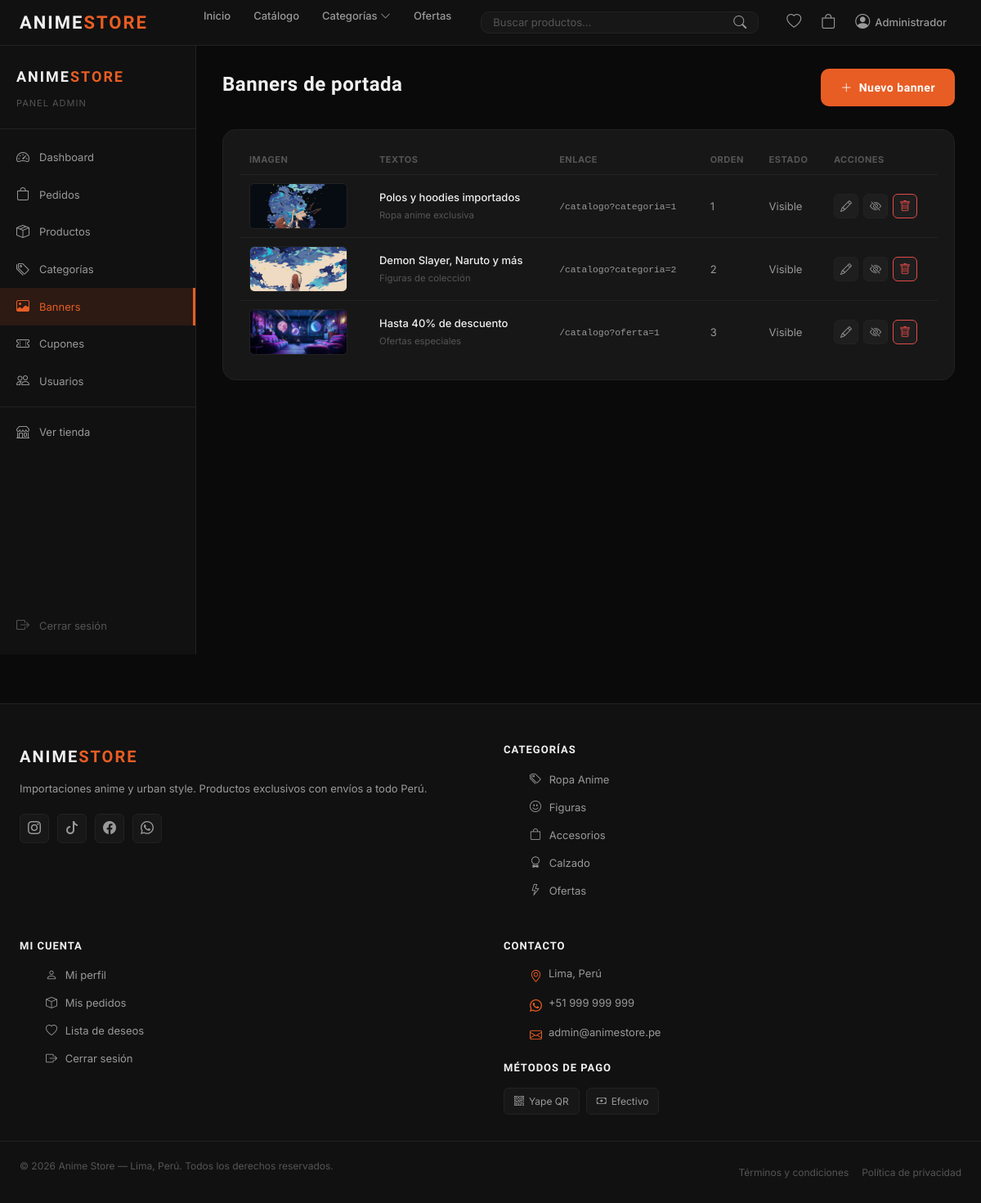
Screenshot of /admin/banners.php (signed in) with the database file from the repository.
### tables this page shows
CREATE TABLE `banners` (
  `id_banner` int unsigned NOT NULL AUTO_INCREMENT,
  `imagen` varchar(255) NOT NULL,
  `titulo` varchar(150) DEFAULT NULL,
  `subtitulo` varchar(255) DEFAULT NULL,
  `enlace` varchar(255) DEFAULT '#',
  `orden` tinyint unsigned NOT NULL DEFAULT '1',
  `activo` tinyint(1) NOT NULL DEFAULT '1',
  PRIMARY KEY (`id_banner`)
);

CREATE TABLE `categorias` (
  `id_categoria` int unsigned NOT NULL AUTO_INCREMENT,
  `nombre` varchar(100) NOT NULL,
  `descripcion` text,
  `imagen` varchar(255) DEFAULT NULL,
  `activa` tinyint(1) NOT NULL DEFAULT '1',
  PRIMARY KEY (`id_categoria`)
);

### includes/funciones.php (called while the page is built, shortened)
<?php
function sanitizar($dato) {
    return htmlspecialchars(strip_tags(trim($dato)));
}

### config/database.php (called while the page is built, shortened)
<?php
function conectar() {
    static $conn = null;
    if ($conn === null) {
        $conn = new mysqli(DB_HOST, DB_USER, DB_PASS, DB_NAME);
        $conn->set_charset(DB_CHARSET);
    }
    return $conn;
}

### config/session.php (called while the page is built, shortened)
<?php
function esta_logueado() {
    return isset($_SESSION['usuario']['id_usuario']);
}

### admin/banners.php (the view, shortened to what this page needs)
<?php
require_once '../includes/header.php';
$conn         = conectar();
$banners_url  = BASE_URL . '/assets/img/banners/';
$banners_path = ROOT_PATH . '/assets/img/banners/';
$editar = null;
$banners    = $conn->query("SELECT * FROM banners ORDER BY activo DESC, orden ASC, id_banner ASC");
$categorias = $conn->query("SELECT id_categoria, nombre FROM categorias WHERE activa = 1 ORDER BY nombre");
?>
<div class="sp-admin-wrap">
    <?php include ROOT_PATH . '/admin/includes/sidebar.php'; ?>
    <div class="sp-admin-content">
        <div class="sp-admin-header">
            <h1 class="sp-admin-titulo"><?= $editar ? 'Editar banner' : (isset($_GET['nuevo']) ? 'Nuevo banner' : 'Banners de portada') ?></h1>
            <?php if (!$editar && !isset($_GET['nuevo'])): ?>
            <a href="?nuevo=1" class="sp-btn-primary"><i class="bi bi-plus-lg"></i> Nuevo banner</a>
            <?php endif; ?>
        </div>
        <?php if ($editar || isset($_GET['nuevo'])): ?>
        <form method="POST" enctype="multipart/form-data">
            <input type="hidden" name="accion" value="guardar">
            <?= csrf_campo() ?>
            <input type="hidden" name="id_banner" value="<?= $editar['id_banner'] ?? 0 ?>">
            <div class="sp-prod-form-layout">
                <div class="sp-admin-card">
                    <h4 class="sp-filtro-titulo">Textos del banner</h4>
                    <div class="sp-form-group">
                        <label>Etiqueta <span style="color:var(--text-muted)">(texto pequeño arriba)</span></label>
                        <input type="text" name="titulo" maxlength="150" value="<?= sanitizar($editar['titulo'] ?? '') ?>" placeholder="Ej: Ropa anime exclusiva">
                    </div>
                    <div class="sp-form-group">
                        <label>Título grande</label>
                        <input type="text" name="subtitulo" maxlength="255" value="<?= sanitizar($editar['subtitulo'] ?? '') ?>" placeholder="Ej: Polos y hoodies importados">
                    </div>
                    <div class="sp-form-group">
                        <label>Enlace del botón "Ver colección"</label>
                        <input type="text" name="enlace" id="inputEnlace" value="<?= sanitizar($editar['enlace'] ?? '/catalogo') ?>" placeholder="/catalogo">
                        <div style="display:flex;gap:6px;flex-wrap:wrap;margin-top:8px">
                            <button type="button" class="sp-admin-btn-sm" onclick="ponerEnlace('/catalogo')">Catálogo</button>
                            <button type="button" class="sp-admin-btn-sm" onclick="ponerEnlace('/catalogo?oferta=1')">Ofertas</button>
                            <button type="button" class="sp-admin-btn-sm" onclick="ponerEnlace('/catalogo?destacado=1')">Destacados</button>
                            <?php while ($c = $categorias->fetch_assoc()): ?>
                            <button type="button" class="sp-admin-btn-sm" onclick="ponerEnlace('/catalogo?categoria=<?= $c['id_categoria'] ?>')"><?= sanitizar($c['nombre']) ?></button>
                            <?php endwhile; ?>
                        </div>
                    </div>
                    <div class="sp-form-row">
                        <div class="sp-form-group">
                            <label>Orden</label>
                            <input type="number" name="orden" min="1" max="255" value="<?= $editar['orden'] ?? 1 ?>">
                        </div>
                        <div class="sp-form-group" style="display:flex;align-items:flex-end">
                            <label style="display:flex;align-items:center;gap:8px;cursor:pointer;font-size:13px;color:var(--text-secondary);padding-bottom:12px">
                                <input type="checkbox" name="activo" value="1" <?= ($editar['activo'] ?? 1) ? 'checked' : '' ?> style="accent-color:var(--accent);width:16px;height:16px">
                                Visible en la portada
                            </label>
                        </div>
                    </div>
                </div>
                <div>
                    <div class="sp-admin-card">
                        <h4 class="sp-filtro-titulo">Imagen <?= $editar ? '' : '*' ?></h4>
                        <?php if (!empty($editar['imagen'])): ?>
                        <img src="<?= $banners_url . rawurlencode($editar['imagen']) ?>" alt=""
                             style="width:100%;aspect-ratio:16/9;object-fit:cover;border-radius:var(--radius-md);border:1px solid var(--border);margin-bottom:12px">
                        <?php endif; ?>
                        <input type="file" name="imagen" accept="image/jpeg,image/png,image/webp" <?= $editar ? '' : 'required' ?>
                               style="width:100%;font-size:13px;color:var(--text-secondary)">
                        <p style="font-size:11px;color:var(--text-muted);margin-top:8px">JPG, PNG o WEBP · Máx 2MB<br>Horizontal, recomendado 1920×800</p>
                    </div>
                    <div class="sp-admin-btns" style="flex-direction:column;margin-top:16px">
                        <button type="submit" class="sp-btn-primary w-100"><i class="bi bi-check-circle"></i> Guardar banner</button>
                        <a href="<?= BASE_URL ?>/admin/banners" class="sp-btn-outline w-100" style="text-align:center">Cancelar</a>
                    </div>
                </div>
            </div>
        </form>
        <script>
        function ponerEnlace(url) { document.getElementById('inputEnlace').value = url; }
        </script>
        <?php else: ?>
        <div class="sp-admin-card">
            <div class="sp-tabla-wrap">
                <table class="sp-tabla">
                    <thead>
                        <tr>
                            <th>Imagen</th>
                            <th>Textos</th>
                            <th>Enlace</th>
                            <th>Orden</th>
                            <th>Estado</th>
                            <th>Acciones</th>
                        </tr>
                    </thead>
                    <tbody>
                        <?php while ($b = $banners->fetch_assoc()): ?>
                        <tr>
                            <td>
                                <img src="<?= is_file($banners_path . $b['imagen']) ? $banners_url . rawurlencode($b['imagen']) : IMG_DEFAULT ?>" alt=""
                                     style="width:120px;height:56px;object-fit:cover;border-radius:6px;border:1px solid var(--border)">
                            </td>
                            <td>
                                <div style="color:var(--text-primary);font-weight:500"><?= sanitizar($b['subtitulo'] ?: '—') ?></div>
                                <small style="color:var(--text-muted)"><?= sanitizar($b['titulo'] ?? '') ?></small>
                            </td>
                            <td><code style="color:var(--text-secondary)"><?= sanitizar($b['enlace']) ?></code></td>
                            <td><?= $b['orden'] ?></td>
                            <td>
                                <span class="sp-estado <?= $b['activo'] ? 'sp-estado-confirmado' : 'sp-estado-cancelado' ?>">
                                    <?= $b['activo'] ? 'Visible' : 'Oculto' ?>
                                </span>
                            </td>
                            <td>
                                <div style="display:flex;gap:6px">
                                    <a href="?editar=<?= $b['id_banner'] ?>" class="sp-admin-btn-sm" title="Editar"><i class="bi bi-pencil"></i></a>
                                    <form method="POST" style="display:inline">
                                        <button type="submit" class="sp-admin-btn-sm" title="<?= $b['activo'] ? 'Ocultar' : 'Mostrar' ?>">
                                            <i class="bi bi-eye<?= $b['activo'] ? '-slash' : '' ?>"></i>
                                        </button>
                                    </form>
                                    <form method="POST" onsubmit="return confirm('¿Eliminar este banner?')" style="display:inline">
                                        <button type="submit" class="sp-admin-btn-sm" title="Eliminar" style="border-color:var(--error);color:var(--error)">
                                            <i class="bi bi-trash"></i>
                                        </button>
                                    </form>
                                </div>
                            </td>
                        </tr>
                        <?php endwhile; ?>
                    </tbody>
                </table>
            </div>
        </div>
        <?php endif; ?>
    </div>
</div>
<?php require_once ROOT_PATH . '/includes/footer.php'; ?>

### includes/footer.php (shortened to what this page needs)
</main>
<footer class="sp-footer">
    <div class="sp-footer-inner">
        <div class="sp-footer-col">
            <a href="<?= BASE_URL ?>" class="sp-logo sp-footer-logo">
                ANIME<span>STORE</span>
            </a>
            <p class="sp-footer-desc">
                Importaciones anime y urban style. Productos exclusivos con envíos a todo Perú.
            </p>
            <div class="sp-footer-social">
                <a href="#" title="Instagram"><i class="bi bi-instagram"></i></a>
                <a href="#" title="TikTok"><i class="bi bi-tiktok"></i></a>
                <a href="#" title="Facebook"><i class="bi bi-facebook"></i></a>
                <a href="#" title="WhatsApp"><i class="bi bi-whatsapp"></i></a>
            </div>
        </div>
        <div class="sp-footer-col">
            <h4 class="sp-footer-title">Categorías</h4>
            <ul class="sp-footer-links">
                <?php foreach ($menu_categorias as $i => $mc): ?>
                <li><a href="<?= BASE_URL ?>/catalogo?categoria=<?= $mc['id_categoria'] ?>"><i class="bi <?= $menu_iconos[$i % count($menu_iconos)] ?>"></i> <?= sanitizar($mc['nombre']) ?></a></li>
                <?php endforeach; ?>
                <li><a href="<?= BASE_URL ?>/catalogo?oferta=1"><i class="bi bi-lightning"></i> Ofertas</a></li>
            </ul>
        </div>
        <div class="sp-footer-col">
            <h4 class="sp-footer-title">Mi cuenta</h4>
            <ul class="sp-footer-links">
                <?php if (esta_logueado()): ?>
                <li><a href="<?= BASE_URL ?>/mi-cuenta"><i class="bi bi-person"></i> Mi perfil</a></li>
                <li><a href="<?= BASE_URL ?>/mi-cuenta?tab=pedidos"><i class="bi bi-box"></i> Mis pedidos</a></li>
                <li><a href="<?= BASE_URL ?>/wishlist"><i class="bi bi-heart"></i> Lista de deseos</a></li>
                <li><a href="<?= BASE_URL ?>/logout"><i class="bi bi-box-arrow-right"></i> Cerrar sesión</a></li>
                <?php else: ?>
                <li><a href="#" onclick="abrirModal('modalLogin')"><i class="bi bi-person"></i> Iniciar sesión</a></li>
                <li><a href="#" onclick="cambiarTab('registro')"><i class="bi bi-pencil"></i> Registrarse</a></li>
                <li><a href="<?= BASE_URL ?>/carrito"><i class="bi bi-bag"></i> Mi carrito</a></li>
                <?php endif; ?>
            </ul>
        </div>
        <div class="sp-footer-col">
            <h4 class="sp-footer-title">Contacto</h4>
            <ul class="sp-footer-links sp-footer-contact">
                <li>
                    <i class="bi bi-geo-alt"></i>
                    <?= TIENDA_DIRECCION ?>
                </li>
                <li>
                    <i class="bi bi-whatsapp"></i>
                    <a href="https://wa.me/<?= str_replace(['+', ' '], '', TIENDA_TELEFONO) ?>">
                        <?= TIENDA_TELEFONO ?>
                    </a>
                </li>
                <li>
                    <i class="bi bi-envelope"></i>
                    <a href="mailto:<?= TIENDA_EMAIL ?>"><?= TIENDA_EMAIL ?></a>
                </li>
            </ul>
            <h4 class="sp-footer-title" style="margin-top:20px">Métodos de pago</h4>
            <div class="sp-footer-pagos">
                <span class="sp-pago-badge">
                    <i class="bi bi-qr-code"></i> Yape QR
                </span>
                <span class="sp-pago-badge">
                    <i class="bi bi-cash"></i> Efectivo
                </span>
            </div>
        </div>
    </div>
    <div class="sp-footer-bottom">
        <p>© <?= date('Y') ?> <?= TIENDA_NOMBRE ?> — Lima, Perú. Todos los derechos reservados.</p>
        <div class="sp-footer-bottom-links">
            <a href="<?= BASE_URL ?>/terminos">Términos y condiciones</a>
            <a href="<?= BASE_URL ?>/privacidad">Política de privacidad</a>
        </div>
    </div>
</footer>
</body>
</html>

### rows the page displays
banners: imagen (picture), subtitulo "Polos y hoodies importados", titulo "Ropa anime exclusiva", enlace "/catalogo?categoria=1", orden "1", activo "Visible"
banners: imagen (picture), subtitulo "Demon Slayer, Naruto y más", titulo "Figuras de colección", enlace "/catalogo?categoria=2", orden "2", activo "Visible"
banners: imagen (picture), subtitulo "Hasta 40% de descuento", titulo "Ofertas especiales", enlace "/catalogo?oferta=1", orden "3", activo "Visible"
categorias: nombre "Ropa Anime"
categorias: nombre "Figuras"
categorias: nombre "Accesorios"
categorias: nombre "Calzado"

### other values shown
sanitizar($_SESSION['usuario']['nombre']) "Administrador"
TIENDA_DIRECCION "Lima, Perú"
TIENDA_TELEFONO "+51 999 999 999"
TIENDA_EMAIL "admin@animestore.pe"
TIENDA_NOMBRE "Anime Store"
